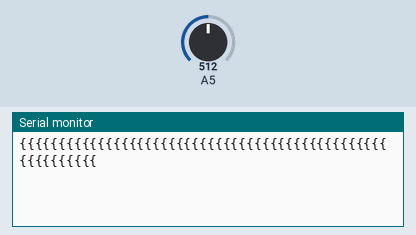
Recording of a sketch running on a simulated Arduino Uno, built with avr-gcc and run on an emulated ATmega328P. Parts: the last lines printed to the serial monitor. The test bench sets the inputs (shaded band); at power-on: A5 = 512.

Above: at 1.2 s.
1.3 s: A5 set to 716
At 3.4 s:
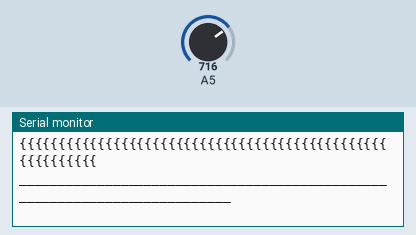
4.3 s: A5 set to 900
At 6.9 s:
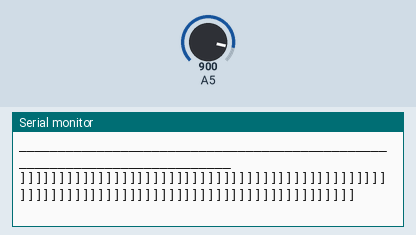
7.3 s: A5 set to 1023
At 9.5 s:
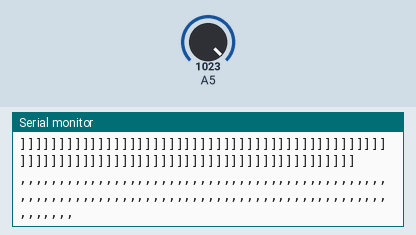
10.3 s: A5 set to 306
At 13.1 s:
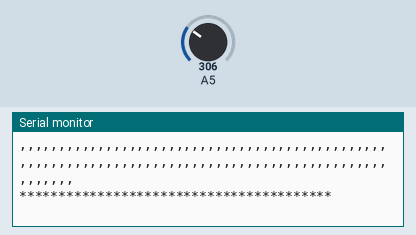
13.3 s: A5 set to 122
At 15.4 s:
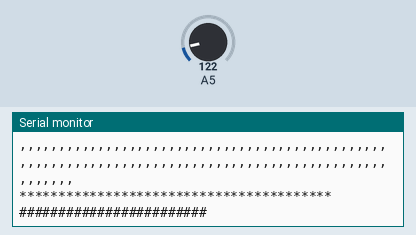
15.8 s: A5 set to 0
At 17.1 s:
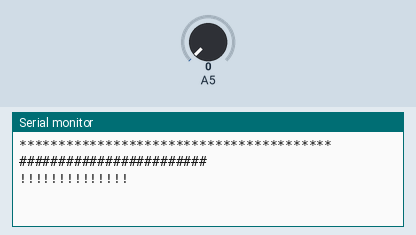

The sketch:

random_hash.ino
```cpp
String key = "";
int num = 0, gen_mode = 0;
int i = 0;
char hashes[] = {'!', '@', '#', '$', '%', '^', '&', '*', '(', ')', ':', '|', '{', '}', '<', '>', '?', '_', '+', '-', '=', ']', '[', ';', '.', ','};

void setup() {

  Serial.begin(9600);
  pinMode(A5, INPUT);
}

void loop() {


      key = "";

     for(i = 0; i <= map(analogRead(A5), 0, 1023, 13, 100); i++) {

          num = map(analogRead(A5), 0, 1023, 0, 25);
          key += hashes[num];
   }

  Serial.println(String(key));
  delay(2000);
}
```

Measured:
- after the input at 1.3 s, the serial monitor: prints a new line after 0.75 s (image 1)
- after the input at 4.3 s, the serial monitor: prints a new line after 1.8 s (image 2)
- after the input at 7.3 s, the serial monitor: prints a new line after 0.88 s (image 3)
- after the input at 10.3 s, the serial monitor: prints a new line after 2.0 s (image 4)
- after the input at 13.3 s, the serial monitor: prints a new line after 1.0 s (image 5)
- after the input at 15.8 s, the serial monitor: prints a new line after 0.52 s (image 6)
